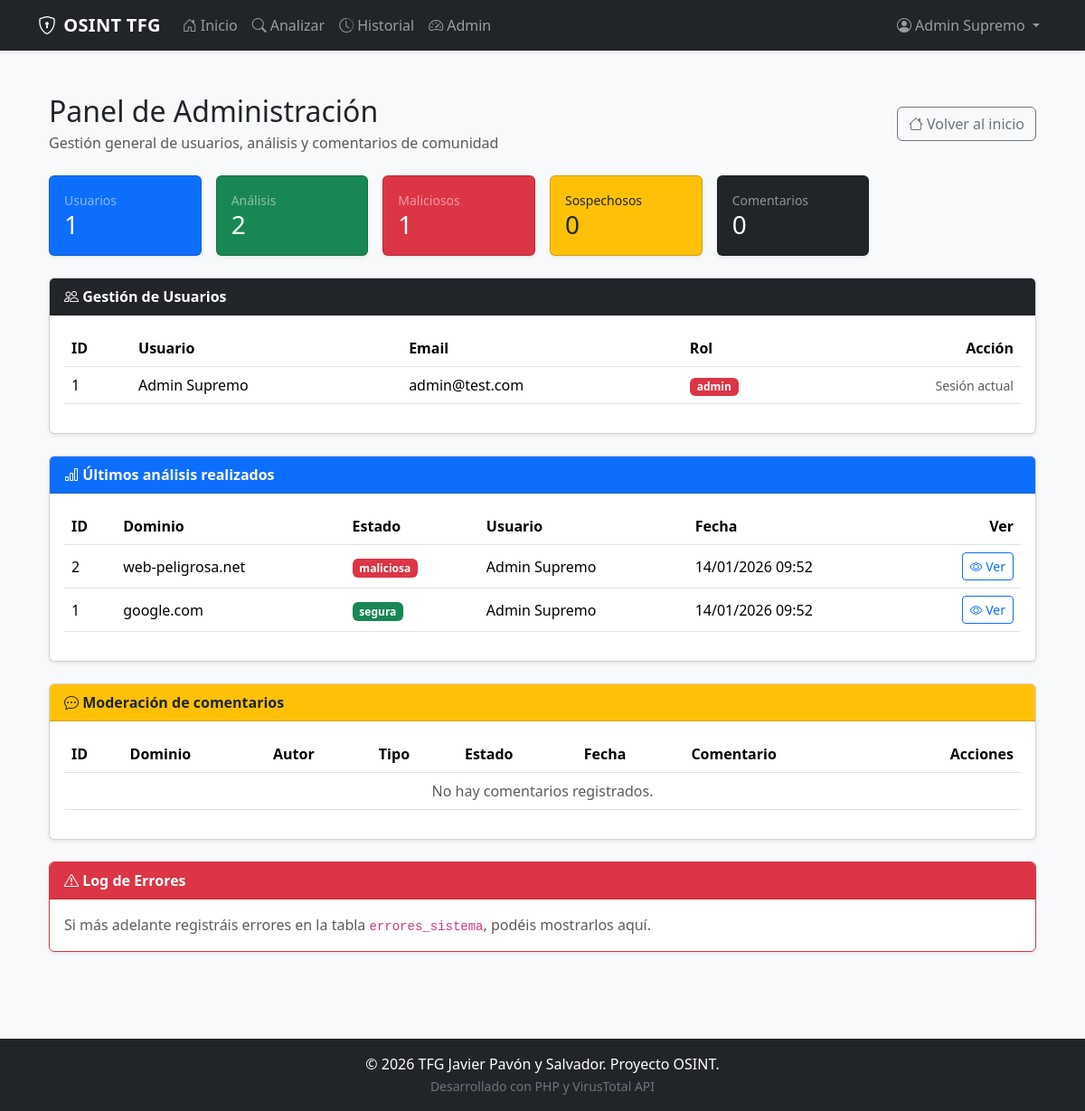
The app's page /admin/panel_admin.php (signed in), older data.
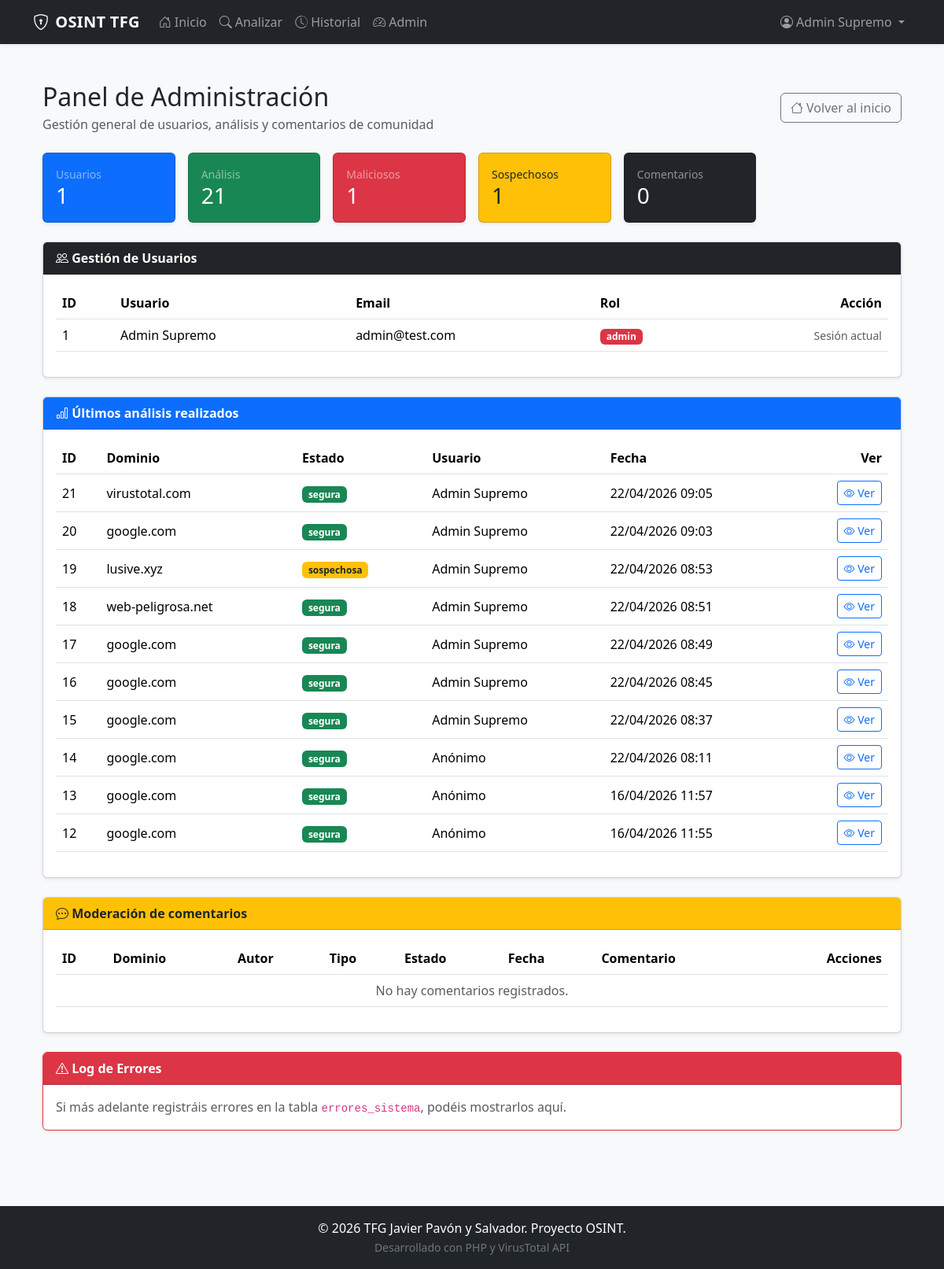
The same page, newer data.
### tables this page shows
CREATE TABLE `usuarios` (
  `id` int(11) NOT NULL,
  `usuario` varchar(50) NOT NULL,
  `email` varchar(100) NOT NULL,
  `password` varchar(255) NOT NULL,
  `rol` enum('admin','usuario') DEFAULT 'usuario',
  `fecha_registro` timestamp NOT NULL DEFAULT current_timestamp()
);

CREATE TABLE `historial_dominios` (
  `id` int(11) NOT NULL,
  `id_usuario` int(11) DEFAULT NULL,
  `dominio` varchar(255) NOT NULL,
  `estado` enum('segura','maliciosa','sospechosa') DEFAULT 'sospechosa',
  `detalles` text DEFAULT NULL,
  `fecha_escaneo` timestamp NOT NULL DEFAULT current_timestamp()
);

### admin/panel_admin.php (the view, shortened to what the changed rows need)
<?php
require_once '../config/conexion.php';
$d_count = mysqli_fetch_assoc(mysqli_query($conn, "SELECT COUNT(*) AS c FROM historial_dominios"))['c'] ?? 0;
$sos_count = mysqli_fetch_assoc(mysqli_query($conn, "SELECT COUNT(*) AS c FROM historial_dominios WHERE estado = 'sospechosa'"))['c'] ?? 0;
$usuarios = mysqli_query($conn, "SELECT id, usuario, email, rol FROM usuarios ORDER BY id DESC");
$analisis = mysqli_query($conn, "
    SELECT h.id, h.dominio, h.estado, h.fecha_escaneo, u.usuario
    FROM historial_dominios h
    LEFT JOIN usuarios u ON h.id_usuario = u.id
    ORDER BY h.id DESC
    LIMIT 10
");
require_once '../includes/header.php';
?>
<div class="container mt-4 mb-5">
    <div class="d-flex justify-content-between align-items-center mb-4 flex-wrap gap-2">
        <div>
            <h2 class="mb-1">Panel de Administración</h2>
        </div>
    </div>
    <div class="row g-3 mb-4">
        <div class="col-md-6 col-xl-2">
            <div class="card text-bg-success shadow-sm h-100">
                <div class="card-body">
                    <div class="small text-white-50">Análisis</div>
                    <h3 class="mb-0"><?= (int)$d_count ?></h3>
                </div>
            </div>
        </div>
        <div class="col-md-6 col-xl-2">
            <div class="card text-bg-warning shadow-sm h-100">
                <div class="card-body">
                    <div class="small text-dark">Sospechosos</div>
                    <h3 class="mb-0 text-dark"><?= (int)$sos_count ?></h3>
                </div>
            </div>
        </div>
    </div>
    <div class="card mb-4 shadow-sm">
        <div class="card-body">
            <div class="table-responsive">
                <table class="table table-hover align-middle">
                    <thead>
                        <tr>
                            <th>ID</th>
                            <th>Usuario</th>
                            <th>Email</th>
                            <th>Rol</th>
                            <th class="text-end">Acción</th>
                        </tr>
                    </thead>
                    <tbody>
                        <?php if ($usuarios && mysqli_num_rows($usuarios) > 0): ?>
                            <?php while ($row = mysqli_fetch_assoc($usuarios)): ?>
                                <tr>
                                    <td><?= (int)$row['id'] ?></td>
                                    <td><?= htmlspecialchars($row['usuario']) ?></td>
                                    <td><?= htmlspecialchars($row['email']) ?></td>
                                    <td>
                                        <span class="badge <?= $row['rol'] === 'admin' ? 'bg-danger' : 'bg-secondary' ?>">
                                            <?= htmlspecialchars($row['rol']) ?>
                                        </span>
                                    </td>
                                    <td class="text-end">
                                        <?php if ((int)$row['id'] !== (int)$_SESSION['id_usuario']): ?>
                                            <form method="POST" class="d-inline">
                                                <input type="hidden" name="id_borrar" value="<?= (int)$row['id'] ?>">
                                                <button type="submit" name="borrar_user" class="btn btn-danger btn-sm" onclick="return confirm('¿Seguro que quieres eliminar este usuario?');">
                                                    <i class="bi bi-trash"></i> Borrar
                                                </button>
                                            </form>
                                        <?php else: ?>
                                            <span class="text-muted small">Sesión actual</span>
                                        <?php endif; ?>
                                    </td>
                                </tr>
                            <?php endwhile; ?>
                        <?php else: ?>
                            <tr>
                                <td colspan="5" class="text-center text-muted">No hay usuarios registrados.</td>
                            </tr>
                        <?php endif; ?>
                    </tbody>
                </table>
            </div>
        </div>
    </div>
    <div class="card mb-4 shadow-sm">
        <div class="card-body">
            <div class="table-responsive">
                <table class="table table-hover align-middle">
                    <thead>
                        <tr>
                            <th>ID</th>
                            <th>Dominio</th>
                            <th>Estado</th>
                            <th>Usuario</th>
                            <th>Fecha</th>
                            <th class="text-end">Ver</th>
                        </tr>
                    </thead>
                    <tbody>
                        <?php if ($analisis && mysqli_num_rows($analisis) > 0): ?>
                            <?php while ($row = mysqli_fetch_assoc($analisis)): ?>
                                <?php
                                $badgeEstado = 'bg-success';
                                if ($row['estado'] === 'maliciosa') {
                                    $badgeEstado = 'bg-danger';
                                } elseif ($row['estado'] === 'sospechosa') {
                                    $badgeEstado = 'bg-warning text-dark';
                                }
                                ?>
                                <tr>
                                    <td><?= (int)$row['id'] ?></td>
                                    <td><?= htmlspecialchars($row['dominio']) ?></td>
                                    <td><span class="badge <?= $badgeEstado ?>"><?= htmlspecialchars($row['estado']) ?></span></td>
                                    <td><?= htmlspecialchars($row['usuario'] ?? 'Anónimo') ?></td>
                                    <td><?= !empty($row['fecha_escaneo']) ? date("d/m/Y H:i", strtotime($row['fecha_escaneo'])) : '-' ?></td>
                                    <td class="text-end">
                                        <a href="../resultados/ver_resultado.php?id=<?= (int)$row['id'] ?>" class="btn btn-outline-primary btn-sm">
                                            <i class="bi bi-eye"></i> Ver
                                        </a>
                                    </td>
                                </tr>
                            <?php endwhile; ?>
                        <?php else: ?>
                            <tr>
                                <td colspan="6" class="text-center text-muted">No hay análisis registrados.</td>
                            </tr>
                        <?php endif; ?>
                    </tbody>
                </table>
            </div>
        </div>
    </div>
    <div class="card mb-4 shadow-sm">
        <div class="card-body">
            <div class="table-responsive">
                <table class="table table-hover align-middle">
                    <thead>
                        <tr>
                            <th>ID</th>
                            <th>Dominio</th>
                            <th>Autor</th>
                            <th>Tipo</th>
                            <th>Estado</th>
                            <th>Fecha</th>
                            <th>Comentario</th>
                            <th class="text-end">Acciones</th>
                        </tr>
                    </thead>
                </table>
            </div>
        </div>
    </div>
</div>
<?php require_once '../includes/footer.php'; ?>

Row changes from the older to the newer data that the page shows:
no longer on this page (row edited): historial_dominios: id "2", dominio "web-peligrosa.net", estado "maliciosa", id_usuario.usuario "Admin Supremo", fecha_escaneo "14/01/2026 09:52"
no longer on this page (row edited): historial_dominios: id "1", dominio "google.com", estado "segura", id_usuario.usuario "Admin Supremo", fecha_escaneo "14/01/2026 09:52"
added historial_dominios: id "21", dominio "virustotal.com", estado "segura", id_usuario.usuario "Admin Supremo", fecha_escaneo "22/04/2026 09:05"
added historial_dominios: id "20", dominio "google.com", estado "segura", id_usuario.usuario "Admin Supremo", fecha_escaneo "22/04/2026 09:03"
added historial_dominios: id "19", dominio "lusive.xyz", estado "sospechosa", id_usuario.usuario "Admin Supremo", fecha_escaneo "22/04/2026 08:53"
added historial_dominios: id "18", dominio "web-peligrosa.net", estado "segura", id_usuario.usuario "Admin Supremo", fecha_escaneo "22/04/2026 08:51"
added historial_dominios: id "17", dominio "google.com", estado "segura", id_usuario.usuario "Admin Supremo", fecha_escaneo "22/04/2026 08:49"
added historial_dominios: id "16", dominio "google.com", estado "segura", id_usuario.usuario "Admin Supremo", fecha_escaneo "22/04/2026 08:45"
added historial_dominios: id "15", dominio "google.com", estado "segura", id_usuario.usuario "Admin Supremo", fecha_escaneo "22/04/2026 08:37"
added historial_dominios: id "14", dominio "google.com", estado "segura", usuario "Anónimo", fecha_escaneo "22/04/2026 08:11"
added historial_dominios: id "13", dominio "google.com", estado "segura", usuario "Anónimo", fecha_escaneo "16/04/2026 11:57"
added historial_dominios: id "12", dominio "google.com", estado "segura", usuario "Anónimo", fecha_escaneo "16/04/2026 11:55"
Text that changed along with them:
$d_count: "2" → "21"
$sos_count: "0" → "1"
